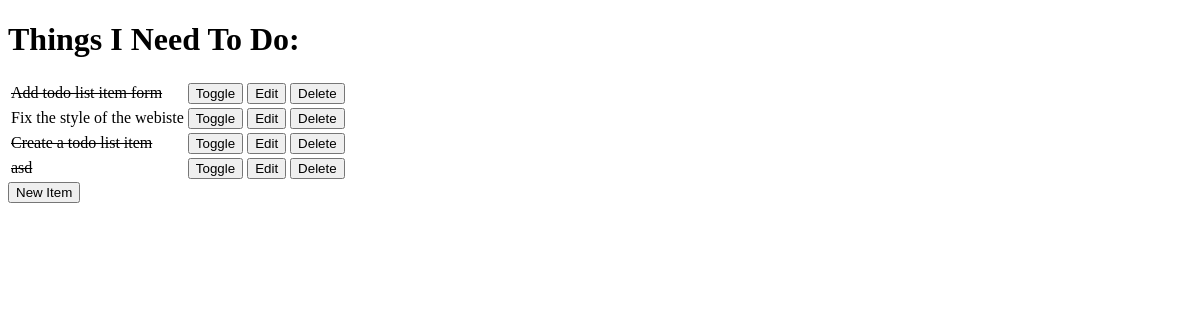
The app's page /, older data.
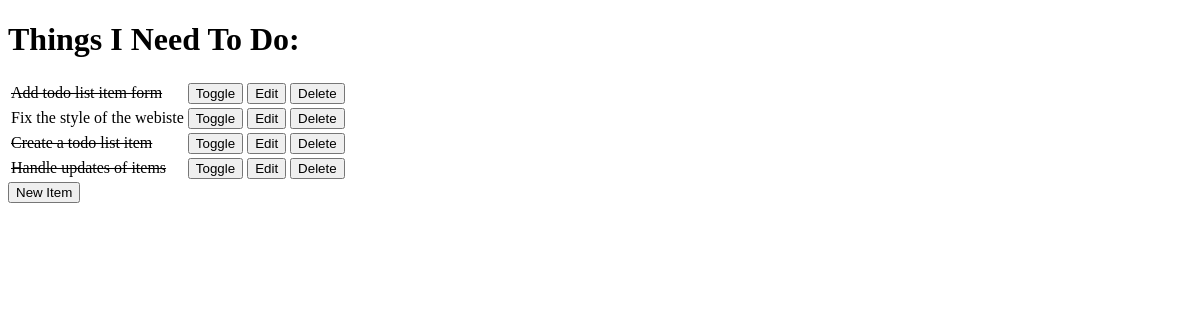
The same page, newer data.
### todo/models.py (models this page shows, shortened)
class Item(models.Model):
    name = models.CharField(max_length=50, null=False, blank=False)
    done = models.BooleanField(default=False, null=False, blank=False)

### todo/views.py (the view)
# urls.py: path('', views.get_todo_list, name='get_todo_list'),
def get_todo_list(request):
    items = Item.objects.all()
    context = {
        'items' : items
    }
    return render(request, 'todo/todo_list.html', context)

### todo/templates/todo/todo_list.html (shortened to what this page needs)
<!DOCTYPE html>
<html lang="en">
  <head>
  </head>
  <body>
    <h1>Things I Need To Do:</h1>
    <table>
      {% for item in items %}
      <tr>
        {% if item.done %}
        <td><strike>{{item.name}}</strike></td>
        {% else %}
        <td>{{item.name}}</td>
        {% endif %}
        <td>
          <a href="{% url 'toggle' item_id=item.id %}"
            ><button>Toggle</button></a
          >
        </td>
        <td>
          <a href="{% url 'edit' item_id=item.id %}"><button>Edit</button></a>
        </td>
        <td>
          <a href="{% url 'delete' item_id=item.id %}"
            ><button>Delete</button></a
          >
        </td>
      </tr>
      {% empty %}
      <td>
        <tr>
          You have nothing to do
        </tr>
      </td>
      {% endfor %}
    </table>
    <a href="{% url 'add' %}"><button>New Item</button></a>
  </body>
</html>

Row changes from the older to the newer data that the page shows:
changed Item: name "asd" → "Handle updates of items"
